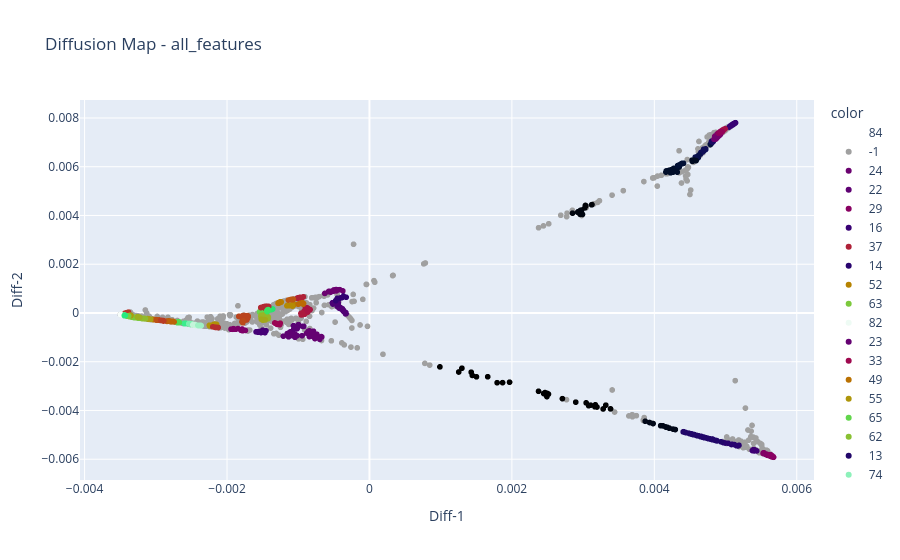
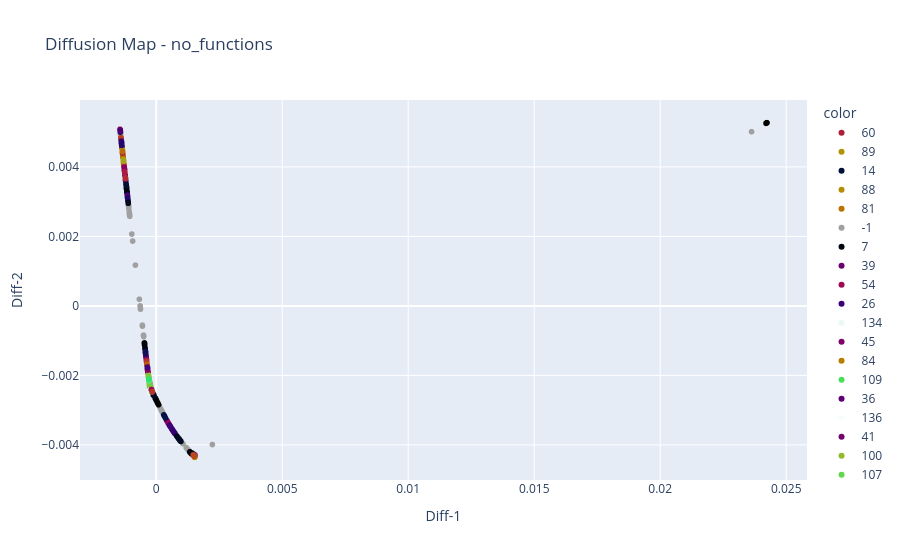
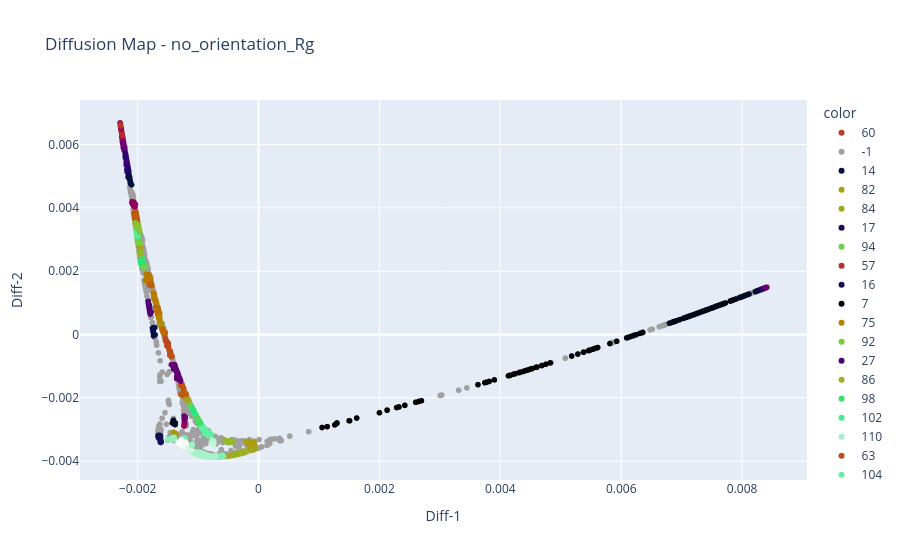
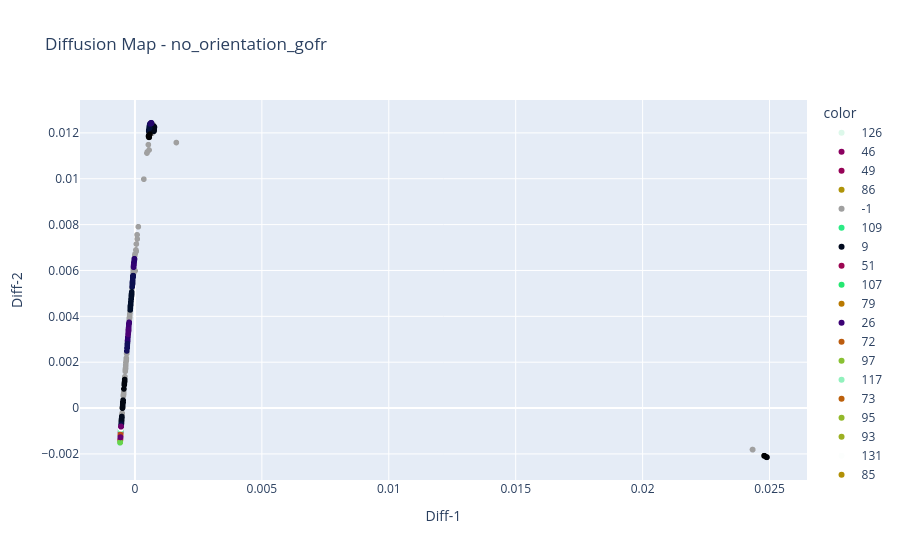

Notebook code for these charts, in order:
### Markdown cell above
# Run All Test Sets

### Code cell
from sklearn.preprocessing import StandardScaler

Shift = df['shift']
Lambda = df['lambda']

results = {}
for name, keep_groups in TEST_SETS.items():
    print(f'\n{"="*60}')
    print(f'Running: {name} (groups: {keep_groups})')
    print(f'{"="*60}')

    feature_cols = [c for g in keep_groups for c in FEATURE_GROUPS[g]]
    X = df[feature_cols].values
    X = StandardScaler().fit_transform(X)

    results[name] = run_diffusion_heatmap(X, Lambda, Shift, set_name=name, cluster_min_size=5)
